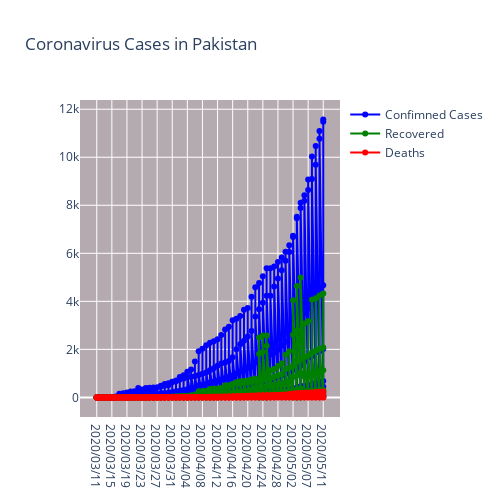

The code cell stored with this chart in its notebook:
### Code cell
fig = go.Figure()
fig.add_trace(go.Scatter(x=covid_data['Date'], y=covid_data['Cumulative  Test positive'],
                    mode='lines+markers',marker_color='blue',name='Confimned Cases'))
#fig.add_trace(go.Scatter(x=train_df['Date'],y=train_df['Active'], 
#                mode='lines+markers',marker_color='purple',name='Active Cases'))
fig.add_trace(go.Scatter(x=covid_data['Date'], y=covid_data['Discharged'],
                mode='lines+markers',marker_color='green',name='Recovered'))
fig.add_trace(go.Scatter(x=covid_data['Date'], y=covid_data['Expired'], 
                mode='lines+markers',marker_color='red',name='Deaths'))
fig.update_layout(title_text='Coronavirus Cases in Pakistan',plot_bgcolor='rgb(180, 170, 175)',width=500, height=500)
fig.show()

### Figure 1 — Plotly figure (JSON) as saved in the notebook; plotly's stock layout.template omitted (floating-point values rounded to 4 significant figures; data arrays with more than 128 entries replaced by an {"elided": "..."} marker saying what was removed)
{"data": [{"marker": {"color": "blue"}, "mode": "lines+markers", "name": "Confimned Cases", "type": "scatter", "x": {"elided": "440 str values"}, "y": {"elided": "440 int values"}}, {"marker": {"color": "green"}, "mode": "lines+markers", "name": "Recovered", "type": "scatter", "x": {"elided": "440 str values"}, "y": {"elided": "440 int values"}}, {"marker": {"color": "red"}, "mode": "lines+markers", "name": "Deaths", "type": "scatter", "x": {"elided": "440 str values"}, "y": {"elided": "440 int values"}}], "layout": {"height": 500, "plot_bgcolor": "rgb(180, 170, 175)", "title": {"text": "Coronavirus Cases in Pakistan"}, "width": 500}}
